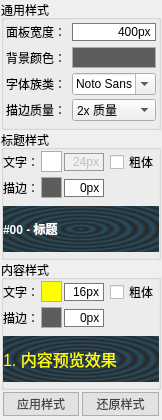
   <widget class="QFrame" name="frame_style">
    <property name="geometry">
     <rect>
      <x>499</x>
      <y>0</y>
      <width>162</width>
      <height>420</height>
     </rect>
    </property>
    <property name="styleSheet">
     <string notr="true">#frame_style{border: 1px solid #888;}
QPushButton {
	border: 1px solid #ADADAD;
	background-color: #E1E2E2;
	color: #444;
}
QPushButton:hover {
	border: 1px solid #0078D7;
	background-color: #E5F1FB;
	color: #024;
}
QPushButton:pressed {
	border: 1px solid #00559B;
	background-color: #CCE4F7;
	color: #024;
}
QPushButton:!enabled {
	border: 1px solid #BFBFBF;
	background-color: #CCCCCC;
	color: #888888;
}
QSpinBox::up-button,QSpinBox::down-button {
	width:0px;
}
QSpinBox {
	border:1px solid #797979;
	background-color: #FFFFFF;
}
QSpinBox:hover {
	border: 1px solid #171717;
	background-color: #FFFFFF;
}
QSpinBox:!enabled {
	border: 1px solid #CCCCCC;
	background-color: #F0F0F0;
}</string>
    </property>
    <property name="lineWidth">
     <number>0</number>
    </property>
    <widget class="QGroupBox" name="groupBox_currency">
     <property name="geometry">
      <rect>
       <x>1</x>
       <y>0</y>
       <width>160</width>
       <height>130</height>
      </rect>
     </property>
     <property name="title">
      <string>通用样式</string>
     </property>
     <layout class="QGridLayout" name="gridLayout_4">
      <property name="leftMargin">
       <number>2</number>
      </property>
      <property name="topMargin">
       <number>0</number>
      </property>
      <property name="rightMargin">
       <number>2</number>
      </property>
      <property name="bottomMargin">
       <number>0</number>
      </property>
      <property name="spacing">
       <number>2</number>
      </property>
      <item row="3" column="0">
       <widget class="QLabel" name="currency_stroke_level_label">
        <property name="minimumSize">
         <size>
          <width>64</width>
          <height>24</height>
         </size>
        </property>
        <property name="maximumSize">
         <size>
          <width>64</width>
          <height>24</height>
         </size>
        </property>
        <property name="text">
         <string>描边质量：</string>
        </property>
       </widget>
      </item>
      <item row="1" column="0">
       <widget class="QLabel" name="currency_background_color_label">
        <property name="minimumSize">
         <size>
          <width>64</width>
          <height>24</height>
         </size>
        </property>
        <property name="maximumSize">
         <size>
          <width>64</width>
          <height>24</height>
         </size>
        </property>
        <property name="text">
         <string>背景颜色：</string>
        </property>
       </widget>
      </item>
      <item row="3" column="1">
       <widget class="QComboBox" name="currency_stroke_level">
        <property name="currentIndex">
         <number>1</number>
        </property>
        <item>
         <property name="text">
          <string>1x 质量</string>
         </property>
        </item>
        <item>
         <property name="text">
          <string>2x 质量</string>
         </property>
        </item>
        <item>
         <property name="text">
          <string>4x 质量</string>
         </property>
        </item>
       </widget>
      </item>
      <item row="1" column="1">
       <widget class="QPushButton" name="currency_background_color">
        <property name="minimumSize">
         <size>
          <width>0</width>
          <height>21</height>
         </size>
        </property>
        <property name="maximumSize">
         <size>
          <width>16777215</width>
          <height>21</height>
         </size>
        </property>
        <property name="styleSheet">
         <string notr="true">background-color: rgba(0, 0, 0, 155);</string>
        </property>
        <property name="text">
         <string/>
        </property>
       </widget>
      </item>
      <item row="0" column="1">
       <widget class="QSpinBox" name="currency_width">
        <property name="minimumSize">
         <size>
          <width>40</width>
          <height>0</height>
         </size>
        </property>
        <property name="alignment">
         <set>Qt::AlignRight|Qt::AlignTrailing|Qt::AlignVCenter</set>
        </property>
        <property name="suffix">
         <string>px</string>
        </property>
        <property name="prefix">
         <string/>
        </property>
        <property name="minimum">
         <number>300</number>
        </property>
        <property name="maximum">
         <number>1300</number>
        </property>
        <property name="value">
         <number>400</number>
        </property>
       </widget>
      </item>
      <item row="2" column="0">
       <widget class="QLabel" name="currency_font_family_label">
        <property name="minimumSize">
         <size>
          <width>64</width>
          <height>24</height>
         </size>
        </property>
        <property name="maximumSize">
         <size>
          <width>64</width>
          <height>24</height>
         </size>
        </property>
        <property name="text">
         <string>字体族类：</string>
        </property>
       </widget>
      </item>
      <item row="2" column="1">
       <widget class="QFontComboBox" name="currency_font_family">
        <property name="currentFont">
         <font>
          <family>微软雅黑</family>
         </font>
        </property>
       </widget>
      </item>
      <item row="0" column="0">
       <widget class="QLabel" name="currency_width_label">
        <property name="minimumSize">
         <size>
          <width>64</width>
          <height>24</height>
         </size>
        </property>
        <property name="maximumSize">
         <size>
          <width>64</width>
          <height>24</height>
         </size>
        </property>
        <property name="text">
         <string>面板宽度：</string>
        </property>
       </widget>
      </item>
      <item row="4" column="0">
       <spacer name="currency_verticalSpacer">
        <property name="orientation">
         <enum>Qt::Vertical</enum>
        </property>
        <property name="sizeHint" stdset="0">
         <size>
          <width>20</width>
          <height>40</height>
         </size>
        </property>
       </spacer>
      </item>
     </layout>
    </widget>
    <widget class="QGroupBox" name="groupBox_content">
     <property name="geometry">
      <rect>
       <x>1</x>
       <y>260</y>
       <width>160</width>
       <height>130</height>
      </rect>
     </property>
     <property name="title">
      <string>内容样式</string>
     </property>
     <widget class="QFrame" name="frame_content">
      <property name="geometry">
       <rect>
        <x>0</x>
        <y>20</y>
        <width>160</width>
        <height>60</height>
       </rect>
      </property>
      <property name="minimumSize">
       <size>
        <width>160</width>
        <height>0</height>
       </size>
      </property>
      <property name="maximumSize">
       <size>
        <width>160</width>
        <height>16777215</height>
       </size>
      </property>
      <property name="frameShape">
       <enum>QFrame::NoFrame</enum>
      </property>
      <property name="frameShadow">
       <enum>QFrame::Plain</enum>
      </property>
      <property name="lineWidth">
       <number>0</number>
      </property>
      <layout class="QVBoxLayout" name="verticalLayout_3">
       <property name="spacing">
        <number>2</number>
       </property>
       <property name="leftMargin">
        <number>2</number>
       </property>
       <property name="topMargin">
        <number>0</number>
       </property>
       <property name="rightMargin">
        <number>2</number>
       </property>
       <property name="bottomMargin">
        <number>0</number>
       </property>
       <item>
        <layout class="QHBoxLayout" name="content_font">
         <property name="spacing">
          <number>2</number>
         </property>
         <item>
          <widget class="QLabel" name="content_font_label">
           <property name="minimumSize">
            <size>
             <width>0</width>
             <height>24</height>
            </size>
           </property>
           <property name="text">
            <string>文字：</string>
           </property>
          </widget>
         </item>
         <item>
          <widget class="QPushButton" name="content_font_color">
           <property name="minimumSize">
            <size>
             <width>21</width>
             <height>21</height>
            </size>
           </property>
           <property name="maximumSize">
            <size>
             <width>21</width>
             <height>21</height>
            </size>
           </property>
           <property name="styleSheet">
            <string notr="true">background-color: rgb(255, 255, 0);</string>
           </property>
           <property name="text">
            <string/>
           </property>
          </widget>
         </item>
         <item>
          <widget class="QSpinBox" name="content_font_size">
           <property name="minimumSize">
            <size>
             <width>40</width>
             <height>0</height>
            </size>
           </property>
           <property name="alignment">
            <set>Qt::AlignRight|Qt::AlignTrailing|Qt::AlignVCenter</set>
           </property>
           <property name="suffix">
            <string>px</string>
           </property>
           <property name="minimum">
            <number>12</number>
           </property>
           <property name="maximum">
            <number>24</number>
           </property>
           <property name="value">
            <number>16</number>
           </property>
          </widget>
         </item>
         <item>
          <spacer name="content_font_horizontalSpacer">
           <property name="orientation">
            <enum>Qt::Horizontal</enum>
           </property>
           <property name="sizeHint" stdset="0">
            <size>
             <width>40</width>
             <height>20</height>
            </size>
           </property>
          </spacer>
         </item>
         <item>
          <widget class="QCheckBox" name="content_font_bold">
           <property name="text">
            <string>粗体</string>
           </property>
          </widget>
         </item>
        </layout>
       </item>
       <item>
        <layout class="QHBoxLayout" name="content_stroke">
         <property name="spacing">
          <number>2</number>
         </property>
         <item>
          <widget class="QLabel" name="content_stroke_label">
           <property name="minimumSize">
            <size>
             <width>0</width>
             <height>24</height>
            </size>
           </property>
           <property name="text">
            <string>描边：</string>
           </property>
          </widget>
         </item>
         <item>
          <widget class="QPushButton" name="content_stroke_color">
           <property name="minimumSize">
            <size>
             <width>21</width>
             <height>21</height>
            </size>
           </property>
           <property name="maximumSize">
            <size>
             <width>21</width>
             <height>21</height>
            </size>
           </property>
           <property name="styleSheet">
            <string notr="true">background-color: rgba(0, 0, 0, 155);</string>
           </property>
           <property name="text">
            <string/>
           </property>
          </widget>
         </item>
         <item>
          <widget class="QSpinBox" name="content_stroke_size">
           <property name="minimumSize">
            <size>
             <width>40</width>
             <height>0</height>
            </size>
           </property>
           <property name="alignment">
            <set>Qt::AlignRight|Qt::AlignTrailing|Qt::AlignVCenter</set>
           </property>
           <property name="suffix">
            <string>px</string>
           </property>
           <property name="minimum">
            <number>0</number>
           </property>
           <property name="maximum">
            <number>4</number>
           </property>
           <property name="value">
            <number>0</number>
           </property>
          </widget>
         </item>
         <item>
          <spacer name="content_stroke_horizontalSpacer">
           <property name="orientation">
            <enum>Qt::Horizontal</enum>
           </property>
           <property name="sizeHint" stdset="0">
            <size>
             <width>40</width>
             <height>20</height>
            </size>
           </property>
          </spacer>
         </item>
        </layout>
       </item>
       <item>
        <spacer name="content_verticalSpacer">
         <property name="orientation">
          <enum>Qt::Vertical</enum>
         </property>
         <property name="sizeHint" stdset="0">
          <size>
           <width>20</width>
           <height>40</height>
          </size>
         </property>
        </spacer>
       </item>
      </layout>
     </widget>
     <widget class="QLabel" name="content_label_background">
      <property name="geometry">
       <rect>
        <x>2</x>
        <y>76</y>
        <width>156</width>
        <height>46</height>
       </rect>
      </property>
      <property name="minimumSize">
       <size>
        <width>156</width>
        <height>46</height>
       </size>
      </property>
      <property name="maximumSize">
       <size>
        <width>156</width>
        <height>46</height>
       </size>
      </property>
      <property name="styleSheet">
       <string notr="true">background-color: qradialgradient(spread:repeat, cx:0.5, cy:0.5, radius:0.077, fx:0.5, fy:0.5, stop:0 rgba(0, 169, 255, 147), stop:0.497326 rgba(0, 0, 0, 147), stop:1 rgba(0, 169, 255, 147));</string>
      </property>
      <property name="text">
       <string/>
      </property>
     </widget>
     <widget class="QLabel" name="content_label_preview">
      <property name="geometry">
       <rect>
        <x>2</x>
        <y>76</y>
        <width>156</width>
        <height>46</height>
       </rect>
      </property>
      <property name="minimumSize">
       <size>
        <width>156</width>
        <height>46</height>
       </size>
      </property>
      <property name="maximumSize">
       <size>
        <width>156</width>
        <height>46</height>
       </size>
      </property>
      <property name="styleSheet">
       <string notr="true">font: 16px;
color: rgb(255, 255, 0);
background-color: rgba(0, 0, 0, 155);</string>
      </property>
      <property name="text">
       <string>1. 内容预览效果</string>
      </property>
     </widget>
    </widget>
    <widget class="QGroupBox" name="groupBox_title">
     <property name="geometry">
      <rect>
       <x>1</x>
       <y>130</y>
       <width>160</width>
       <height>130</height>
      </rect>
     </property>
     <property name="title">
      <string>标题样式</string>
     </property>
     <widget class="QFrame" name="frame_title">
      <property name="geometry">
       <rect>
        <x>0</x>
        <y>20</y>
        <width>160</width>
        <height>60</height>
       </rect>
      </property>
      <property name="minimumSize">
       <size>
        <width>160</width>
        <height>0</height>
       </size>
      </property>
      <property name="maximumSize">
       <size>
        <width>160</width>
        <height>16777215</height>
       </size>
      </property>
      <property name="frameShape">
       <enum>QFrame::NoFrame</enum>
      </property>
      <property name="frameShadow">
       <enum>QFrame::Plain</enum>
      </property>
      <property name="lineWidth">
       <number>0</number>
      </property>
      <layout class="QVBoxLayout" name="verticalLayout_2">
       <property name="spacing">
        <number>2</number>
       </property>
       <property name="leftMargin">
        <number>2</number>
       </property>
       <property name="topMargin">
        <number>0</number>
       </property>
       <property name="rightMargin">
        <number>2</number>
       </property>
       <property name="bottomMargin">
        <number>0</number>
       </property>
       <item>
        <layout class="QHBoxLayout" name="title_font">
         <property name="spacing">
          <number>2</number>
         </property>
         <item>
          <widget class="QLabel" name="title_font_label">
           <property name="minimumSize">
            <size>
             <width>0</width>
             <height>24</height>
            </size>
           </property>
           <property name="text">
            <string>文字：</string>
           </property>
          </widget>
         </item>
         <item>
          <widget class="QPushButton" name="title_font_color">
           <property name="minimumSize">
            <size>
             <width>21</width>
             <height>21</height>
            </size>
           </property>
           <property name="maximumSize">
            <size>
             <width>21</width>
             <height>21</height>
            </size>
           </property>
           <property name="styleSheet">
            <string notr="true">background-color: rgb(255, 255, 255);</string>
           </property>
           <property name="text">
            <string/>
           </property>
          </widget>
         </item>
         <item>
          <widget class="QSpinBox" name="title_font_size">
           <property name="enabled">
            <bool>false</bool>
           </property>
           <property name="minimumSize">
            <size>
             <width>40</width>
             <height>0</height>
            </size>
           </property>
           <property name="styleSheet">
            <string notr="true">QSpinBox
{
	border:1px solid #999;
}
 
QSpinBox::up-button,QSpinBox::down-button
{
	width:0px;
}</string>
           </property>
           <property name="alignment">
            <set>Qt::AlignRight|Qt::AlignTrailing|Qt::AlignVCenter</set>
           </property>
           <property name="suffix">
            <string>px</string>
           </property>
           <property name="minimum">
            <number>12</number>
           </property>
           <property name="maximum">
            <number>24</number>
           </property>
           <property name="value">
            <number>24</number>
           </property>
          </widget>
         </item>
         <item>
          <spacer name="title_font_horizontalSpacer">
           <property name="orientation">
            <enum>Qt::Horizontal</enum>
           </property>
           <property name="sizeHint" stdset="0">
            <size>
             <width>40</width>
             <height>20</height>
            </size>
           </property>
          </spacer>
         </item>
         <item>
          <widget class="QCheckBox" name="title_font_bold">
           <property name="text">
            <string>粗体</string>
           </property>
          </widget>
         </item>
        </layout>
       </item>
       <item>
        <layout class="QHBoxLayout" name="title_stroke">
         <property name="spacing">
          <number>2</number>
         </property>
         <item>
          <widget class="QLabel" name="title_stroke_label">
           <property name="minimumSize">
            <size>
             <width>0</width>
             <height>24</height>
            </size>
           </property>
           <property name="text">
            <string>描边：</string>
           </property>
          </widget>
         </item>
         <item>
          <widget class="QPushButton" name="title_stroke_color">
           <property name="minimumSize">
            <size>
             <width>21</width>
             <height>21</height>
            </size>
           </property>
           <property name="maximumSize">
            <size>
             <width>21</width>
             <height>21</height>
            </size>
           </property>
           <property name="styleSheet">
            <string notr="true">background-color: rgba(0, 0, 0, 155);</string>
           </property>
           <property name="text">
            <string/>
           </property>
          </widget>
         </item>
         <item>
          <widget class="QSpinBox" name="title_stroke_size">
           <property name="minimumSize">
            <size>
             <width>40</width>
             <height>0</height>
            </size>
           </property>
           <property name="alignment">
            <set>Qt::AlignRight|Qt::AlignTrailing|Qt::AlignVCenter</set>
           </property>
           <property name="suffix">
            <string>px</string>
           </property>
           <property name="minimum">
            <number>0</number>
           </property>
           <property name="maximum">
            <number>4</number>
           </property>
           <property name="value">
            <number>0</number>
           </property>
          </widget>
         </item>
         <item>
          <spacer name="title_stroke_horizontalSpacer">
           <property name="orientation">
            <enum>Qt::Horizontal</enum>
           </property>
           <property name="sizeHint" stdset="0">
            <size>
             <width>40</width>
             <height>20</height>
            </size>
           </property>
          </spacer>
         </item>
        </layout>
       </item>
       <item>
        <spacer name="title_verticalSpacer">
         <property name="orientation">
          <enum>Qt::Vertical</enum>
         </property>
         <property name="sizeHint" stdset="0">
          <size>
           <width>20</width>
           <height>40</height>
          </size>
         </property>
        </spacer>
       </item>
      </layout>
     </widget>
     <widget class="QLabel" name="title_label_background">
      <property name="geometry">
       <rect>
        <x>2</x>
        <y>76</y>
        <width>156</width>
        <height>46</height>
       </rect>
      </property>
      <property name="minimumSize">
       <size>
        <width>156</width>
        <height>46</height>
       </size>
      </property>
      <property name="maximumSize">
       <size>
        <width>156</width>
        <height>46</height>
       </size>
      </property>
      <property name="styleSheet">
       <string notr="true">background-color: qradialgradient(spread:repeat, cx:0.5, cy:0.5, radius:0.077, fx:0.5, fy:0.5, stop:0 rgba(0, 169, 255, 147), stop:0.497326 rgba(0, 0, 0, 147), stop:1 rgba(0, 169, 255, 147));</string>
      </property>
      <property name="text">
       <string/>
      </property>
     </widget>
     <widget class="QLabel" name="title_label_preview">
      <property name="geometry">
       <rect>
        <x>2</x>
        <y>76</y>
        <width>156</width>
        <height>46</height>
       </rect>
      </property>
      <property name="minimumSize">
       <size>
        <width>156</width>
        <height>46</height>
       </size>
      </property>
      <property name="maximumSize">
       <size>
        <width>156</width>
        <height>46</height>
       </size>
      </property>
      <property name="focusPolicy">
       <enum>Qt::ClickFocus</enum>
      </property>
      <property name="styleSheet">
       <string notr="true">font: 24px &quot;微软雅黑&quot;;
font-weight:bold;
color: rgba(255, 255, 255, 255);
background-color: rgba(0, 0, 0, 155);</string>
      </property>
      <property name="text">
       <string>#00 - 标题</string>
      </property>
     </widget>
    </widget>
    <widget class="QPushButton" name="style_save">
     <property name="geometry">
      <rect>
       <x>3</x>
       <y>392</y>
       <width>76</width>
       <height>24</height>
      </rect>
     </property>
     <property name="text">
      <string>应用样式</string>
     </property>
    </widget>
    <widget class="QPushButton" name="style_cancel">
     <property name="geometry">
      <rect>
       <x>82</x>
       <y>392</y>
       <width>77</width>
       <height>24</height>
      </rect>
     </property>
     <property name="text">
      <string>还原样式</string>
     </property>
    </widget>
   </widget>
